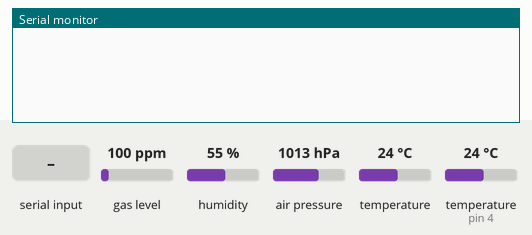
Bench run of a program on a simulated Arduino Nano, built with avr-gcc and run on an emulated ATmega328P. Parts: the last lines printed to the serial monitor. Inputs (shaded band) come from the test bench; at power-on: gas level 100 ppm, humidity 55 %, air pressure 1013 hPa, temperature 24 °C, temperature (sensor on pin 4) 24 °C.

Above: at 1.2 s.
1.3 s: "s\n" received over Serial
At 2.6 s:
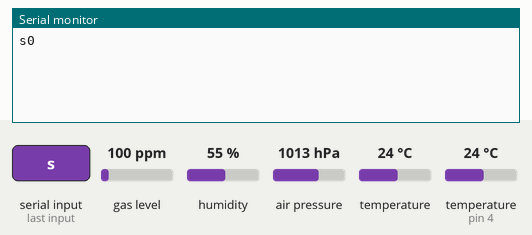
7.4 s: "h90\n" received over Serial
At 8.5 s:
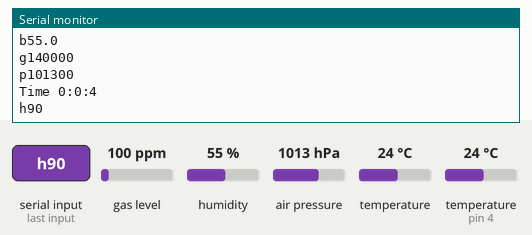
8.9 s: "c90\n" received over Serial
At 9.7 s:
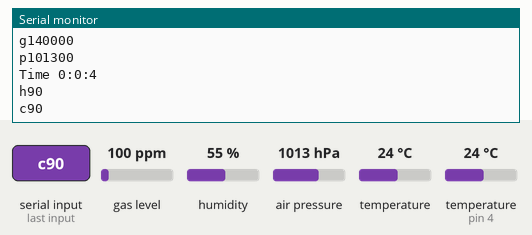
10.4 s: "u90\n" received over Serial
At 11.5 s:
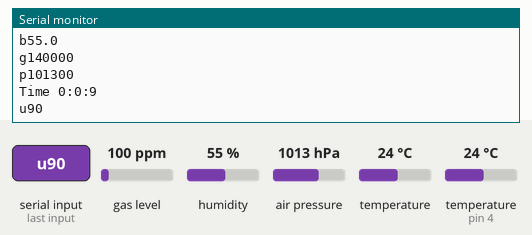
12.4 s: "o90\n" received over Serial
At 12.8 s:
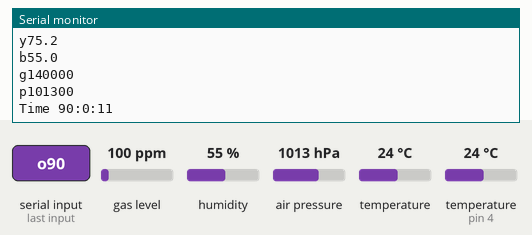
13.9 s: "m90\n" received over Serial
At 15.2 s:
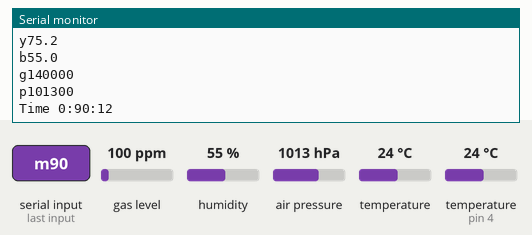
Timing chart, 0 to 16.4 s (numbered marks = the images above; inputs shaded):
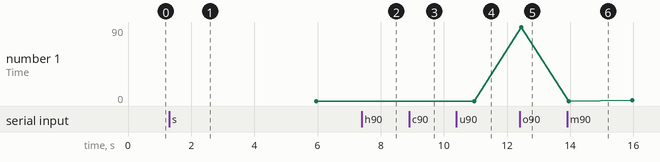

Measured:
- after the input at 1.3 s, the serial monitor: prints a new line at once (image 1)
- after the input at 7.4 s, the serial monitor: prints a new line at once (image 2)
- after the input at 8.9 s, the serial monitor: prints a new line at once (image 3)
- after the input at 10.4 s, the serial monitor: prints a new line after 0.58 s (image 4)
- after the input at 12.4 s, the serial monitor: prints a new line at once (image 5)
- after the input at 13.9 s, the serial monitor: prints a new line at once (image 6)
- plotted number 1: 90 → 1 after the input at 13.9 s

The program:

main.cpp
```cpp
#include <Arduino.h>
#include "globals.h"
#include "clock.h"
#include <OneWire.h>
#include <DallasTemperature.h>
#include <Wire.h>
#include <Adafruit_Sensor.h>
#include <Adafruit_BME680.h>

#define ONE_WIRE_BUS 4

int heatSetpoint = 0;
int coolSetpoint = 0;
int humiditySetpoint = 0;
int setHour = 0;
int setMinute = 0;
int setSecond = 0;
int screenRefresh = 0;
int tempInt = -150;
int tempDec = 0;
int bmeTempInt = -150;
int bmeTempDec = 0;
int humidInt = -150;
int humidDec = 0;
unsigned long tempP = 0;
unsigned long pressInt = 0;
int pressDec = 0;
unsigned long gas = 0;

OneWire oneWire(ONE_WIRE_BUS);
DallasTemperature sensors(&oneWire);
Adafruit_BME680 bme;

Clock clock1;

unsigned long sensorLastMillis = 0;

void handleScreenRefresh();
void handleSerial();

void setup() {
  // put your setup code here, to run once:
  Serial.begin(9600);
  sensors.begin();
  bme.begin();
  bme.setTemperatureOversampling(BME680_OS_8X);
  bme.setHumidityOversampling(BME680_OS_2X);
  bme.setPressureOversampling(BME680_OS_4X);
  bme.setIIRFilterSize(BME680_FILTER_SIZE_3);
  bme.setGasHeater(320, 150); // 320*C for 150 ms
}

void loop() {
  // put your main code here, to run repeatedly:
  handleSerial();
  clock1.poll();
  unsigned long currentMillis = millis();
  if((unsigned long)(currentMillis - sensorLastMillis) > 5000) {
    sensorLastMillis = currentMillis;
    if (bme.endReading()) {
      float tempC = bme.temperature;
      float tempH = bme.humidity;
      tempP = bme.pressure;
      gas = bme.gas_resistance;
      float tempF = tempC*1.8+32;
      bmeTempInt = tempF;
      bmeTempDec = tempF*10-bmeTempInt*10;
      humidInt = tempH;
      humidDec = tempH*10-humidInt*10;
      screenRefresh = 1;
    }
    bme.beginReading();
    sensors.requestTemperatures();
    float value = sensors.getTempFByIndex(0);
    if (value > -50) {
      tempInt = value;
      tempDec = value*100-tempInt*100;
      screenRefresh = 1;
    }
  }

  handleScreenRefresh();
}

void handleScreenRefresh() {
  if (screenRefresh != 1) return;
  Serial.print('t');
  Serial.print(tempInt);
  Serial.print('.');
  Serial.println(tempDec);
  Serial.print('y');
  Serial.print(bmeTempInt);
  Serial.print('.');
  Serial.println(bmeTempDec);
  Serial.print('b');
  Serial.print(humidInt);
  Serial.print('.');
  Serial.println(humidDec);
  Serial.print('g');
  Serial.println(gas);
  Serial.print("p");
  Serial.println(tempP);
  Serial.print("Time ");
  Serial.print(clock1.getHour());
  Serial.print(':');
  Serial.print(clock1.getMinute());
  Serial.print(':');
  Serial.println(clock1.getSecond());
  Serial.println("");
  screenRefresh = 0;
}

void handleSerial() {
  static int serialValue = 0;
  static int serialMode = 0;
  while (Serial.available() > 0) {
    char ch = Serial.read();
    if (ch >= '0' && ch <= '9' && serialMode != 0) { //new digit accumilate
      serialValue = (serialValue * 10) + (ch - '0');
    }
    else if (ch == 10) { //newline end mode and save, reset mode and value
      if (serialMode == 0) {
        serialValue = 0;
      } else if (serialMode == 1) {
        heatSetpoint = serialValue;
        Serial.print('h');
        Serial.println(serialValue);
        serialValue = 0;
        serialMode = 0;
      } else if (serialMode == 2) {
        coolSetpoint = serialValue;
        Serial.print('c');
        Serial.println(serialValue);
        serialValue = 0;
        serialMode = 0;
      } else if (serialMode == 3) {
        humiditySetpoint = serialValue;
        Serial.print('u');
        Serial.println(serialValue);
        serialValue = 0;
        serialMode = 0;
      } else if (serialMode == 4) {
        setHour = serialValue;
        Serial.print('o');
        Serial.println(serialValue);
        serialValue = 0;
        serialMode = 0;
      } else if (serialMode == 5) {
        setMinute = serialValue;
        Serial.print('m');
        Serial.println(serialValue);
        serialValue = 0;
        serialMode = 0;
      } else if (serialMode == 6) {
        setSecond = serialValue;
        Serial.print('s');
        Serial.println(serialValue);
        serialValue = 0;
        serialMode = 0;
      }
    }
    else if (ch == 'h') {
      serialMode = 1;
    }
    else if (ch == 'c') {
      serialMode = 2;
    }
    else if (ch == 'u') {
      serialMode = 3;
    }
    else if (ch == 'o') {
      serialMode = 4;
    }
    else if (ch == 'm') {
      serialMode = 5;
    }
    else if (ch == 's') {
      serialMode = 6;
    }
  }
}
```

globals.h
```cpp
#ifndef GLOBALS_H
#define GLOBALS_H
#include <Arduino.h>

//variables
extern int heatSetpoint;
extern int coolSetpoint;
extern int humiditySetpoint;
extern int setHour;
extern int setMinute;
extern int setSecond;
extern int screenRefresh;
extern int tempInt;
extern int tempDec;
extern int bmeTempInt;
extern int bmeTempDec;
extern int humidInt;
extern int humidDec;
extern unsigned long gas;
#endif
```
